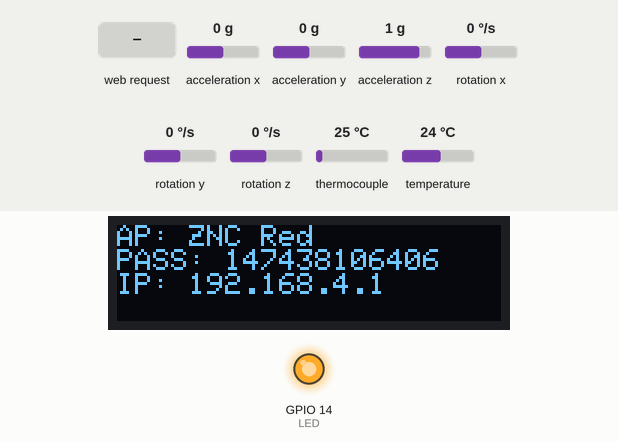
Recording of a sketch running on a simulated ESP32. On the bench: 128×32 one-colour display, output pins drawn as LEDs (lit = HIGH). The inputs (shaded band) are chosen by the test bench; at power-on: acceleration x 0 g, acceleration y 0 g, acceleration z 1 g, rotation x 0 °/s, rotation y 0 °/s, rotation z 0 °/s, thermocouple 25 °C, temperature 24 °C.

Above: at 1.2 s.
1.3 s: HTTP request GET /update received
At 2.6 s:
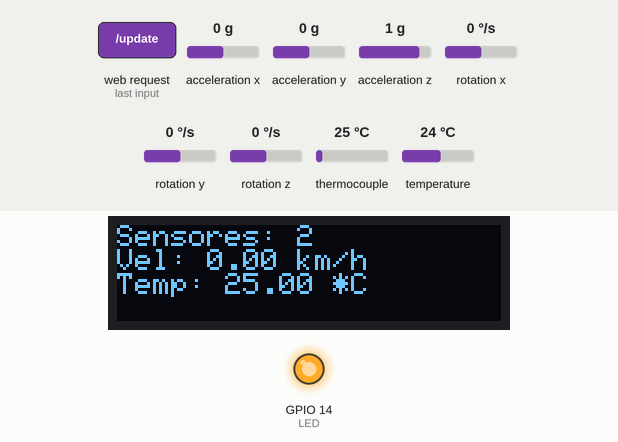
2.9 s: acceleration x set to -1.4 g
At 4.9 s:
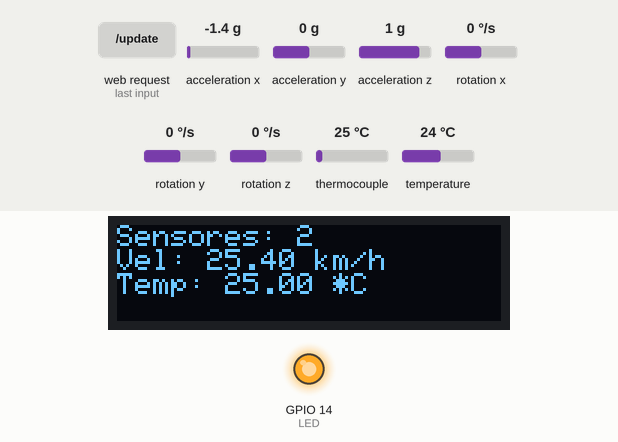
Timing chart, 0 to 6.4 s (numbered marks = the images above; inputs shaded):
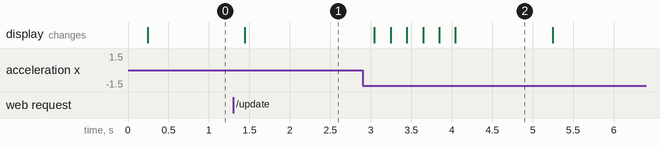

The sketch:

interface.ino
```cpp
#include <ESPAsyncWebServer.h>
#include <Adafruit_MPU6050.h>
#include <Adafruit_SSD1306.h>
#include <Adafruit_Sensor.h>
#include <WiFi.h>
#include <AsyncTCP.h>
#include <max6675.h>
#include <Ticker.h>
#include <ArduinoJson.h>

#define LED 14
#define Dx 19
#define CS 23
#define CLK 5

const char ssid[] = "ZNC Red";
char pass[20] = "147438106406";

float Sensor [9], forV[50], zero[3];
byte k = 2;
bool run = false;

Ticker forTemp;
Ticker forMPU;
Ticker forScreen;
Ticker forRun;
MAX6675 mx(CLK, CS, Dx);
Adafruit_MPU6050 mpu;
Adafruit_SSD1306 Screen = Adafruit_SSD1306(128, 32, &Wire);
AsyncWebServer server(80);
WiFiServer client(80);

void readMPU()
{
	sensors_event_t a, g, temp;
	mpu.getEvent(&a, &g, &temp);
	float x = a.acceleration.x,
		y = a.acceleration.y,
		z = a.acceleration.z;
	if (zero[0] == 0 && zero[1] == 0 && zero[2] == 0)
	{
		zero[0] = x;
		zero[1] = y;
		zero[2] = z;
	}
	for (byte i = 49; i > 0; i--)
		forV[i] = forV[i - 1];
	forV[0] = abs(sqrt((x * x) + (y * y) + (z * z)) - sqrt((zero[0] * zero[0]) + (zero[1] * zero[1]) + (zero[2] * zero[2]))) * 3.6;
	Sensor[0] = 0;
	for (byte i = 0; i < 50; i++)
		Sensor[0] += forV[i] * 0.02;
	//around to lower
	Sensor[0] = round(Sensor[0] * 10) / 10;
}

void readTemp()
{
	Sensor[8] = mx.readCelsius();
}

void printScreen()
{
	Screen.clearDisplay();
	Screen.setRotation(2);
	Screen.setCursor(0, 0);
	if (run)
	{
		Screen.println("Sensores: " + String(k));
		Screen.println("Vel: " + String(Sensor[0]) + " km/h");
		Screen.println("Temp: " + String(Sensor[8]) + " *C");
	}
	else
	{
		IPAddress IP = WiFi.softAPIP();
		Screen.println("AP: " + String(ssid));
		Screen.println("PASS: " + String(pass));
		Screen.println("IP: " + String(IP[0]) + "." + String(IP[1]) + "." + String(IP[2]) + "." + String(IP[3]));
	}
	Screen.display();
}

void setup()
{
	pinMode(LED, OUTPUT);
	if (!mpu.begin()) {
		while (1)
			yield();
	}
	if (!Screen.begin(SSD1306_SWITCHCAPVCC, 0x3C)) {
		for (;;) ;
	}

	Screen.setTextColor(WHITE);

	//for (byte i = 0 ; i < 12; i++)
	//	pass[i] = char(random(33, 126));

	WiFi.softAP(ssid, pass);
	IPAddress IP = WiFi.softAPIP();
	digitalWrite(LED, HIGH);

	server.on("/", HTTP_GET, [](AsyncWebServerRequest *request)
	{
		request->send(200, "text/plain", "OK");
	});
	server.on("/update", HTTP_GET, [](AsyncWebServerRequest *request)
	{
		run = true;

		StaticJsonDocument<200> jsonBuffer;
		JsonObject root = jsonBuffer.to<JsonObject>();
		root["k"] = k;
		JsonArray data = root.createNestedArray("data");
		for (byte i = 0; i < sizeof(Sensor) / sizeof(Sensor[0]); i++)
			data.add(Sensor[i]);
		String json;
		serializeJson(root, json);

		request->send(200, "text/json", json);
	});
	server.onNotFound([](AsyncWebServerRequest *request)
	{
		request->send(404, "text/plain", "Not found");
	});
	server.begin();
	forMPU.attach_ms(20, readMPU);
	forTemp.attach_ms(800, readTemp);
	forScreen.attach_ms(200, printScreen);
	forRun.attach_ms(5000, []()
	{
		run = false;
	});
}
void loop()
{
}
```

Measured:
- after the input at 1.3 s, the display: changes after 0.15 s (image 1)
- after the input at 2.9 s, the display: first changes after 0.15 s (image 2 shows a later state)
- what the display in image 2 shows lasts 1.2 s, from 4.0 s to 5.2 s
